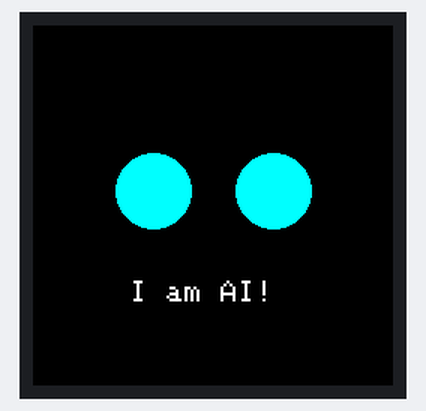
A sketch run on a simulated ESP32. On the bench: 240×240 colour display.

Above: at 0.2 s.

The sketch:

displaytest.ino.ino
```cpp
#include <Arduino_GFX_Library.h>

// pins: DC=9, CS=10, SCK=12, MOSI=11, RST=8
Arduino_DataBus *bus = new Arduino_ESP32SPI(9, 10, 12, 11, GFX_NOT_DEFINED);
Arduino_GFX *gfx = new Arduino_GC9A01(bus, 8, 0, true);

void setup() {
  gfx->begin();
  gfx->fillScreen(0x0000);              // black
  gfx->fillCircle(80, 110, 25, 0x07FF); // left eye (cyan)
  gfx->fillCircle(160, 110, 25, 0x07FF);// right eye
  gfx->setTextColor(0xFFFF);            // white
  gfx->setTextSize(2);
  gfx->setCursor(65, 170);
  gfx->print("I am AI!");
}

void loop() {}
```
